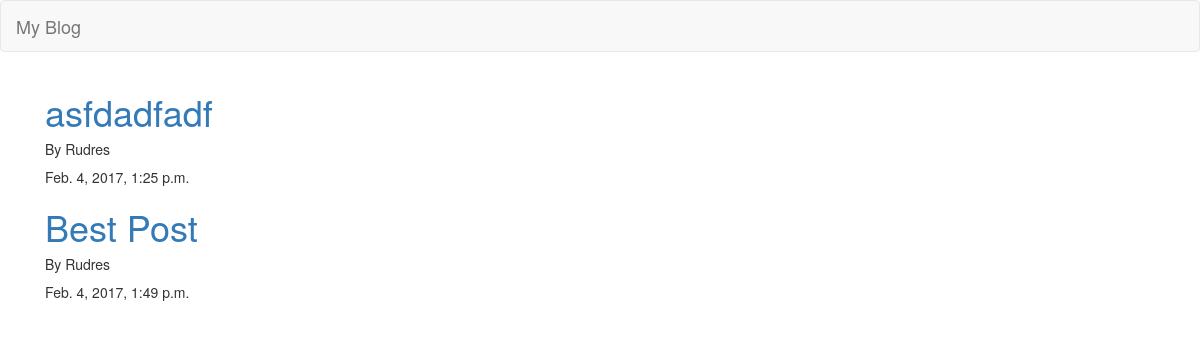
The page /posts/ on the database as committed earlier.
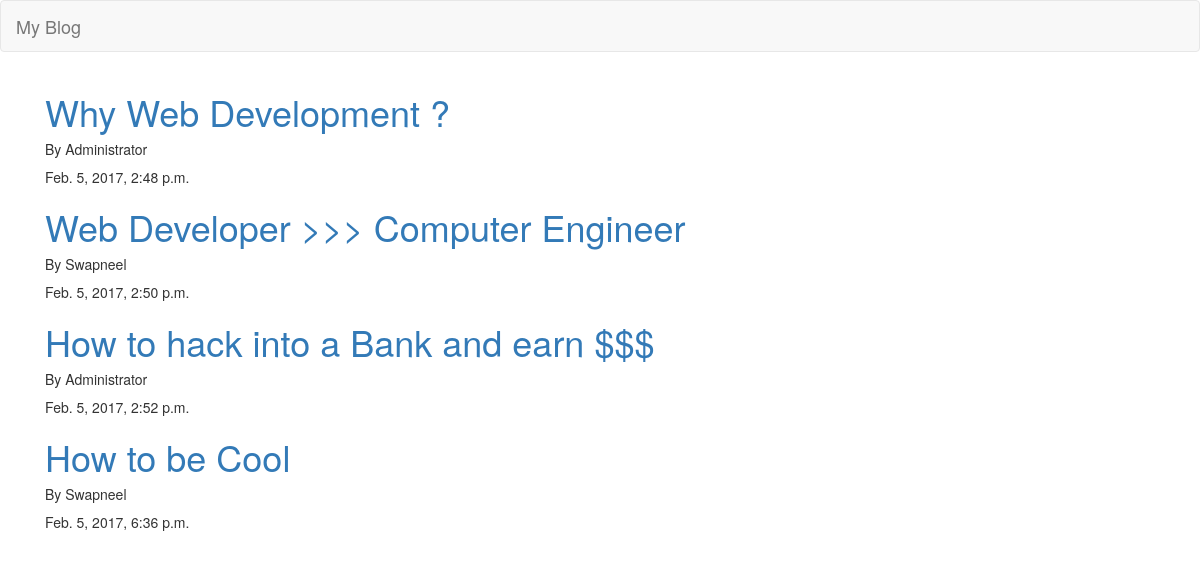
The same page on the database as committed later.
### blog/models.py (models this page shows, shortened)
class Post(models.Model):
    author = models.ForeignKey(User)
    title = models.CharField(max_length=80)
    text = models.TextField()
    created_date = models.DateTimeField(auto_now_add=True)

### blog/views.py (the view)
# urls.py: url(r'^posts/$', views.posts),
def posts(request):
    posts = Post.objects.order_by('created_date')
    return render(request, 'post_list.html', {'posts':posts,})

### blog/templates/post_list.html
{% extends "base.html" %}
{% block content %}
    {% for post in posts %}
        <div class="post">
            <h1><a href="/post_detail/{{post.id}}">{{ post.title }} </a></h1>
            <h5>By {{post.author.first_name}}</h5>
                <p>{{ post.created_date }}</p>
        </div>
    {% endfor %}
{% endblock content %}

### blog/templates/base.html (shortened to what this page needs)
{% load staticfiles %}
<html>
    <head>
        <link rel="stylesheet" type="text/css" href="{% static "bootstrap/css/bootstrap.min.css" %}">
        <link rel="stylesheet" href="{% static "css/blog.css" %}">
    </head>
    <body>
        <nav class="navbar navbar-default">
          <div class="container-fluid">
            <div class="navbar-header">
              <a class="navbar-brand" href="/posts">My Blog</a>
            </div>
            <div class="collapse navbar-collapse" id="bs-example-navbar-collapse-1">
            </div>
          </div>
        </nav>
        <div class="container">
        <div class="content container">
            <div class="row">
                <div class="col-md-8">
                    {% block content %}
                    {% endblock %}
                </div>
            </div>
        </div>
    </div>
    </body>
</html>

Rows that differ between the two databases and show on the page:
removed Post: title "asfdadfadf", author.first_name "Rudres", created_date "Feb. 4, 2017, 1:25 p.m."
removed Post: title "Best Post", author.first_name "Rudres", created_date "Feb. 4, 2017, 1:49 p.m."
added Post: title "Why Web Development ?", author.first_name "Administrator", created_date "Feb. 5, 2017, 2:48 p.m."
added Post: title "Web Developer >>> Computer Engineer", author.first_name "Swapneel", created_date "Feb. 5, 2017, 2:50 p.m."
added Post: title "How to hack into a Bank and earn $$$", author.first_name "Administrator", created_date "Feb. 5, 2017, 2:52 p.m."
added Post: title "How to be Cool", author.first_name "Swapneel", created_date "Feb. 5, 2017, 6:36 p.m."
